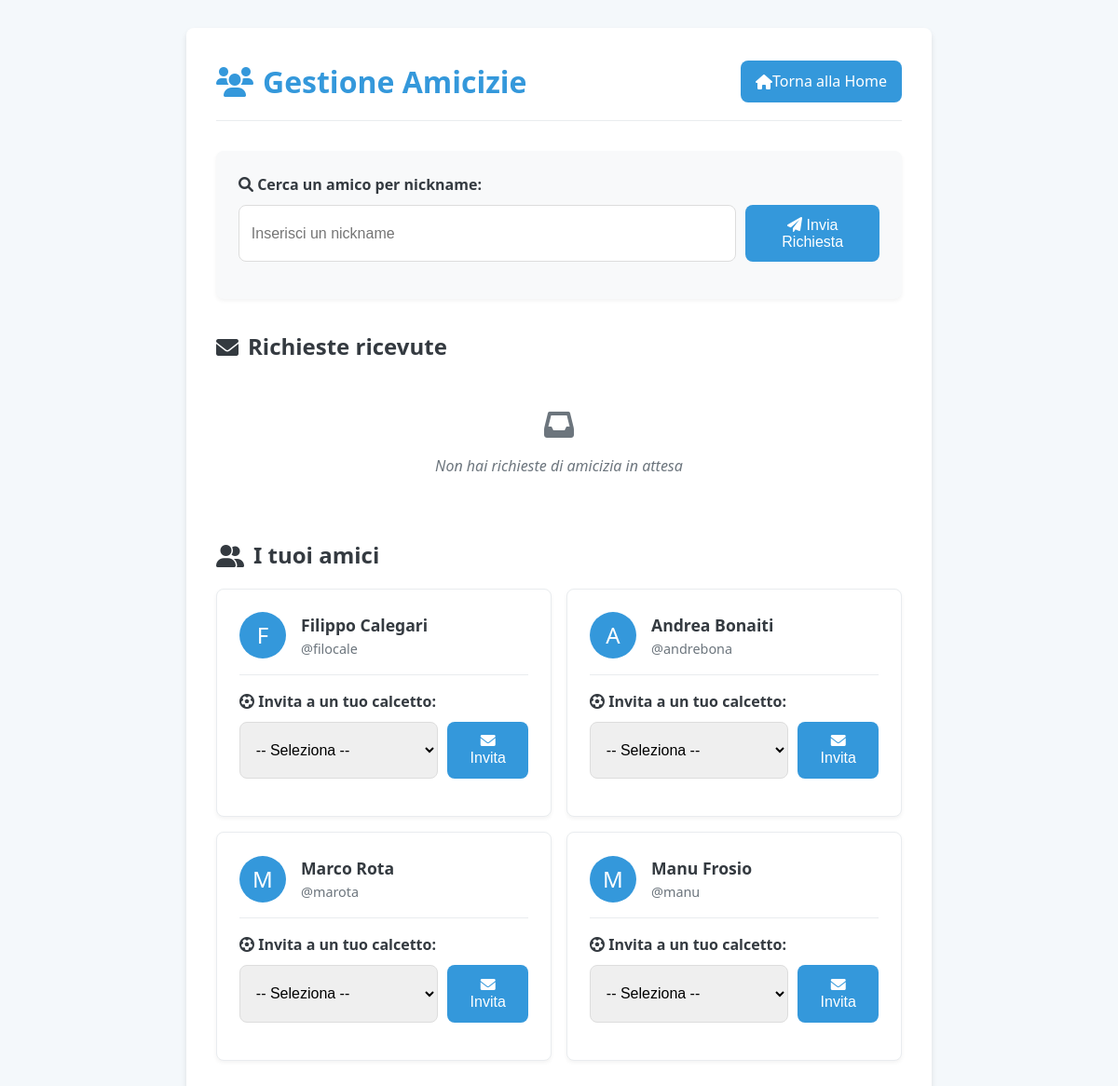
The page /amicizie.php (signed in) on the database its author committed.
### tables this page shows
CREATE TABLE `utenti` (
  `id_utente` int(11) NOT NULL,
  `nickname` varchar(100) NOT NULL,
  `nome` varchar(150) NOT NULL,
  `cognome` varchar(150) NOT NULL,
  `email` varchar(150) NOT NULL,
  `psw` varchar(255) NOT NULL,
  `data_nascita` datetime NOT NULL,
  `telefono` varchar(10) NOT NULL,
  `indirizzo` varchar(155) NOT NULL,
  `paese` varchar(150) NOT NULL,
  `sesso` tinyint(1) NOT NULL
);

### amicizie.php (the view, shortened to what this page needs)
<?php
$servername = "localhost";
$username = "root";
$password = "";
$dbname = "sportify";
$conn = new mysqli($servername, $username, $password, $dbname);
$id_utente = $_SESSION['id_utente'] ?? 0;
$richieste = $conn->query("
    SELECT a.id, u.nickname, u.nome, u.cognome
    FROM amicizie a
    JOIN utenti u ON u.id_utente = a.id_mittente
    WHERE a.id_destinatario = $id_utente AND a.stato = 'in_attesa'
");
$amici = $conn->query("
    SELECT u.id_utente, u.nickname, u.nome, u.cognome
    FROM amicizie a
    JOIN utenti u ON
        (u.id_utente = a.id_mittente AND a.id_destinatario = $id_utente)
        OR (u.id_utente = a.id_destinatario AND a.id_mittente = $id_utente)
    WHERE a.stato = 'accettata' AND u.id_utente != $id_utente
");
$calcetti = $conn->query("
    SELECT id_calcetto, data_ora
    FROM calcetti
    WHERE id_utente = $id_utente
");
$lista_calcetti = [];
while ($c = $calcetti->fetch_assoc()) {
    $lista_calcetti[] = $c;
}
?>
<!DOCTYPE html>
<html lang="it">
<head>
    <link href="https://cdnjs.cloudflare.com/ajax/libs/font-awesome/6.0.0-beta3/css/all.min.css" rel="stylesheet">
</head>
<body>
    <div class="container">
        <header>
            <h1><i class="fas fa-users"></i> Gestione Amicizie</h1>
            <div class="top-links">
                <a href="index.php"><i class="fas fa-home"></i> Torna alla Home</a>
            </div>
        </header>
        <div class="search-form">
            <form method="POST">
                <div class="form-group">
                    <label for="nickname"><i class="fas fa-search"></i> Cerca un amico per nickname:</label>
                    <div style="display: flex; gap: 10px;">
                        <input type="text" name="nickname" id="nickname" placeholder="Inserisci un nickname" required>
                        <button type="submit" class="btn"><i class="fas fa-paper-plane"></i> Invia Richiesta</button>
                    </div>
                </div>
            </form>
        </div>
        <section class="section">
            <h2><i class="fas fa-envelope"></i> Richieste ricevute</h2>
            <?php if ($richieste->num_rows): ?>
                <div class="friends-list">
                    <?php while ($r = $richieste->fetch_assoc()): ?>
                        <div class="card request-card">
                            <div class="friend-info">
                                <div class="friend-avatar">
                                    <?= strtoupper(substr($r['nome'], 0, 1)) ?>
                                </div>
                                <div class="friend-details">
                                    <div class="friend-name"><?= htmlspecialchars($r['nome'] . ' ' . $r['cognome']) ?></div>
                                    <div class="friend-username">@<?= htmlspecialchars($r['nickname']) ?></div>
                                </div>
                            </div>
                            <form method="POST" class="friend-actions">
                                <input type="hidden" name="richiesta_id" value="<?= $r['id'] ?>">
                                <button type="submit" name="azione" value="accetta" class="btn btn-small btn-success">
                                    <i class="fas fa-check"></i> Accetta
                                </button>
                                <button type="submit" name="azione" value="rifiuta" class="btn btn-small btn-danger">
                                    <i class="fas fa-times"></i> Rifiuta
                                </button>
                            </form>
                        </div>
                    <?php endwhile; ?>
                </div>
            <?php else: ?>
                <div class="empty-state">
                    <i class="fas fa-inbox" style="font-size: 2rem; margin-bottom: 1rem; display: block;"></i>
                    <p>Non hai richieste di amicizia in attesa</p>
                </div>
            <?php endif; ?>
        </section>
        <section class="section">
            <h2><i class="fas fa-user-friends"></i> I tuoi amici</h2>
            <?php if ($amici->num_rows): ?>
                <div class="friends-list">
                    <?php while ($a = $amici->fetch_assoc()): ?>
                        <div class="card">
                            <div class="friend-info">
                                <div class="friend-avatar">
                                    <?= strtoupper(substr($a['nome'], 0, 1)) ?>
                                </div>
                                <div class="friend-details">
                                    <div class="friend-name"><?= htmlspecialchars($a['nome'] . ' ' . $a['cognome']) ?></div>
                                    <div class="friend-username">@<?= htmlspecialchars($a['nickname']) ?></div>
                                </div>
                            </div>
                            <?php if (count($lista_calcetti)): ?>
                                <div class="divider"></div>
                                <form action="invia_invito.php" method="POST" class="inline-form">
                                    <div class="form-group">
                                        <label for="id_calcetto_<?= $a['id_utente'] ?>"><i class="fas fa-futbol"></i> Invita a un tuo calcetto:</label>
                                        <div style="display: flex; gap: 10px;">
                                            <select name="id_calcetto" id="id_calcetto_<?= $a['id_utente'] ?>" required>
                                                <option value="">-- Seleziona --</option>
                                            </select>
                                            <button type="submit" class="btn btn-small btn-success">
                                                <i class="fas fa-envelope"></i> Invita
                                            </button>
                                        </div>
                                    </div>
                                </form>
                            <?php endif; ?>
                        </div>
                    <?php endwhile; ?>
                </div>
            <?php endif; ?>
        </section>
    </div>
</body>
</html>

### amicizie.php (style rules this page uses)
:root { --primary: #3498db; --primary-dark: #2980b9; --secondary: #2ecc71; --secondary-dark: #27ae60; --danger: #e74c3c; --danger-dark: #c0392b; --light: #f8f9fa; --dark: #343a40; --success: #2ecc71; --warning: #f39c12; --gray: #6c757d; --gray-light: #e9ecef; --border-radius: 8px; --box-shadow: 0 4px 6px rgba(0, 0, 0, 0.1); --transition: all 0.3s ease; }
* { margin: 0; padding: 0; box-sizing: border-box; }
body { font-family: 'Segoe UI', Tahoma, Geneva, Verdana, sans-serif; background-color: #f4f8fb; color: var(--dark); line-height: 1.6; }
.container { max-width: 800px; margin: 30px auto; background: white; padding: 2rem; border-radius: var(--border-radius); box-shadow: var(--box-shadow); }
header { display: flex; justify-content: space-between; align-items: center; margin-bottom: 2rem; padding-bottom: 1rem; border-bottom: 1px solid var(--gray-light); }
h1 { color: var(--primary); font-size: 2rem; display: flex; align-items: center; gap: 10px; }
h2 { color: var(--dark); margin: 1.5rem 0 1rem; font-size: 1.5rem; display: flex; align-items: center; gap: 10px; }
.top-links a { display: inline-flex; align-items: center; background-color: var(--primary); color: white; padding: 0.6rem 1rem; text-decoration: none; border-radius: var(--border-radius); font-weight: 500; transition: var(--transition); }
.search-form { background-color: var(--light); padding: 1.5rem; border-radius: var(--border-radius); margin-bottom: 2rem; box-shadow: 0 2px 4px rgba(0, 0, 0, 0.05); }
.form-group { margin-bottom: 1rem; }
label { display: block; font-weight: 600; margin-bottom: 0.5rem; color: var(--dark); }
input[type="text"], select { width: 100%; padding: 0.8rem; border: 1px solid #ddd; border-radius: var(--border-radius); font-size: 1rem; transition: var(--transition); }
.btn, button[type="submit"] { display: inline-block; background: var(--primary); color: white; border: none; padding: 0.8rem 1.5rem; border-radius: var(--border-radius); cursor: pointer; font-size: 1rem; font-weight: 500; transition: var(--transition); }
.btn-small { padding: 0.5rem 1rem; font-size: 0.9rem; }
.btn-success { background: var(--secondary); }
.section { margin: 2rem 0; }
.friends-list { display: grid; grid-template-columns: repeat(auto-fill, minmax(300px, 1fr)); gap: 1rem; }
.card { background: white; border-radius: var(--border-radius); padding: 1.5rem; box-shadow: 0 2px 4px rgba(0, 0, 0, 0.05); border: 1px solid var(--gray-light); transition: var(--transition); }
.friend-info { display: flex; align-items: center; margin-bottom: 1rem; }
.friend-avatar { width: 50px; height: 50px; background-color: var(--primary); color: white; border-radius: 50%; display: flex; align-items: center; justify-content: center; font-size: 1.5rem; margin-right: 1rem; }
.friend-details { flex: 1; }
.friend-name { font-weight: 600; font-size: 1.1rem; }
.friend-username { color: var(--gray); font-size: 0.9rem; }
.inline-form { margin-top: 1rem; }
.divider { height: 1px; background-color: var(--gray-light); margin: 1rem 0; }
.empty-state { text-align: center; padding: 2rem; color: var(--gray); font-style: italic; }

### rows shown on the page
utenti: nome "F", nome+cognome "Filippo Calegari", nickname "filocale"
utenti: nome "A", nome+cognome "Andrea Bonaiti", nickname "andrebona"
utenti: nome "M", nome+cognome "Marco Rota", nickname "marota"
utenti: nome "M", nome+cognome "Manu Frosio", nickname "manu"
